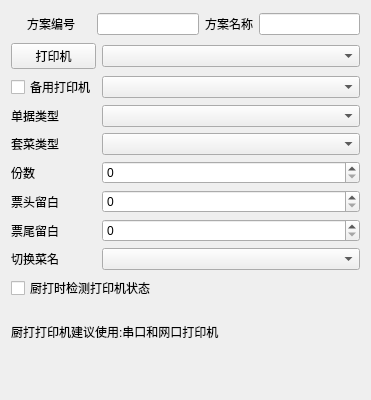
<?xml version="1.0" encoding="UTF-8"?>
<ui version="4.0">
 <class>w_bt_dish_kitchen_dish_plan_new</class>
 <widget class="QDialog" name="w_bt_dish_kitchen_dish_plan_new">
  <property name="geometry">
   <rect>
    <x>0</x>
    <y>0</y>
    <width>371</width>
    <height>400</height>
   </rect>
  </property>
  <property name="windowTitle">
   <string>Dialog</string>
  </property>
  <layout class="QVBoxLayout" name="verticalLayout">
   <item>
    <layout class="QHBoxLayout" name="horizontalLayout" stretch="0,1,0,1">
     <item>
      <widget class="QPushButton" name="pushButton">
       <property name="text">
        <string>方案编号</string>
       </property>
       <property name="flat">
        <bool>true</bool>
       </property>
      </widget>
     </item>
     <item>
      <widget class="QLineEdit" name="lineEdit_vch_plan_id"/>
     </item>
     <item>
      <widget class="QLabel" name="label_4">
       <property name="text">
        <string>方案名称</string>
       </property>
      </widget>
     </item>
     <item>
      <widget class="QLineEdit" name="lineEdit_vch_plan_name"/>
     </item>
    </layout>
   </item>
   <item>
    <layout class="QGridLayout" name="gridLayout" columnstretch="0,1">
     <item row="0" column="1">
      <widget class="lds_ComboBox" name="comboBox_int_print_id"/>
     </item>
     <item row="0" column="0">
      <widget class="QPushButton" name="pushButton_print_set">
       <property name="text">
        <string>打印机</string>
       </property>
      </widget>
     </item>
     <item row="2" column="0">
      <widget class="QLabel" name="label_5">
       <property name="text">
        <string>单据类型</string>
       </property>
      </widget>
     </item>
     <item row="1" column="0">
      <widget class="lds_CheckBox" name="checkBox_ch_print_id_second_use">
       <property name="text">
        <string>备用打印机</string>
       </property>
      </widget>
     </item>
     <item row="3" column="0">
      <widget class="QLabel" name="label_2">
       <property name="text">
        <string>套菜类型</string>
       </property>
      </widget>
     </item>
     <item row="1" column="1">
      <widget class="lds_ComboBox" name="comboBox_int_print_id_second"/>
     </item>
     <item row="2" column="1">
      <widget class="lds_ComboBox" name="comboBox_int_dish_type"/>
     </item>
     <item row="4" column="0">
      <widget class="QLabel" name="label_3">
       <property name="text">
        <string>份数</string>
       </property>
      </widget>
     </item>
     <item row="4" column="1">
      <widget class="QSpinBox" name="spinBox_int_print_count"/>
     </item>
     <item row="5" column="0">
      <widget class="QLabel" name="label_10">
       <property name="text">
        <string>票头留白</string>
       </property>
      </widget>
     </item>
     <item row="3" column="1">
      <widget class="lds_ComboBox" name="comboBox_int_suit_type"/>
     </item>
     <item row="5" column="1">
      <widget class="QSpinBox" name="spinBox_int_head_block"/>
     </item>
     <item row="6" column="0">
      <widget class="QLabel" name="label_6">
       <property name="text">
        <string>票尾留白</string>
       </property>
      </widget>
     </item>
     <item row="6" column="1">
      <widget class="QSpinBox" name="spinBox_int_tail_block"/>
     </item>
     <item row="7" column="0">
      <widget class="QLabel" name="label_7">
       <property name="text">
        <string>切换菜名</string>
       </property>
      </widget>
     </item>
     <item row="7" column="1">
      <widget class="lds_ComboBox" name="comboBox_vch_dishname_No"/>
     </item>
    </layout>
   </item>
   <item>
    <widget class="lds_CheckBox" name="checkBox_ch_check_state">
     <property name="text">
      <string>厨打时检测打印机状态</string>
     </property>
    </widget>
   </item>
   <item>
    <widget class="QLabel" name="label_div_1">
     <property name="minimumSize">
      <size>
       <width>0</width>
       <height>2</height>
      </size>
     </property>
     <property name="maximumSize">
      <size>
       <width>16777215</width>
       <height>2</height>
      </size>
     </property>
     <property name="text">
      <string/>
     </property>
     <property name="outer_stylesheet" stdset="0">
      <string>line_div_h</string>
     </property>
    </widget>
   </item>
   <item>
    <widget class="QLabel" name="label">
     <property name="text">
      <string>厨打打印机建议使用:串口和网口打印机</string>
     </property>
    </widget>
   </item>
   <item>
    <widget class="lds_toolbar" name="frame">
     <property name="frameShape">
      <enum>QFrame::NoFrame</enum>
     </property>
     <property name="frameShadow">
      <enum>QFrame::Raised</enum>
     </property>
    </widget>
   </item>
  </layout>
 </widget>
 <customwidgets>
  <customwidget>
   <class>lds_toolbar</class>
   <extends>QFrame</extends>
   <header>lds_toolbar.h</header>
   <container>1</container>
  </customwidget>
  <customwidget>
   <class>lds_ComboBox</class>
   <extends>QComboBox</extends>
   <header>lds_combobox.h</header>
  </customwidget>
  <customwidget>
   <class>lds_CheckBox</class>
   <extends>QCheckBox</extends>
   <header>lds_checkbox.h</header>
  </customwidget>
 </customwidgets>
 <resources/>
 <connections/>
</ui>
